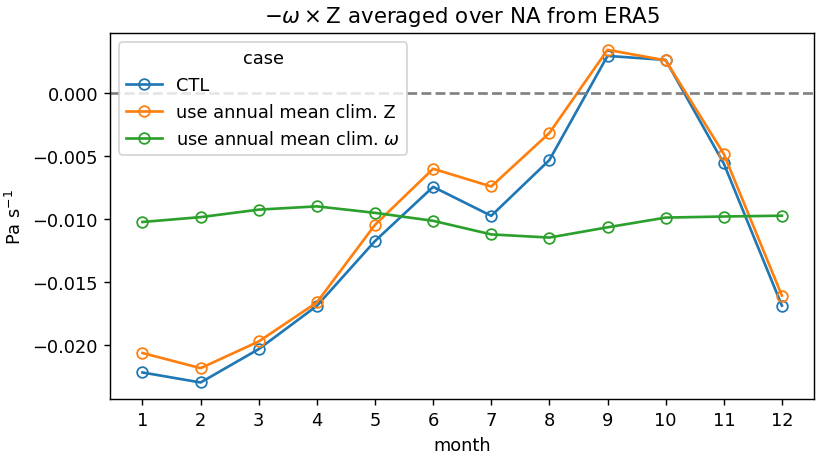

Write Python code to recreate this figure.
#!/usr/bin/env python
# Wenchang Yang (wenchang@princeton.edu)
# Wed Apr 22 11:04:47 EDT 2020
if __name__ == '__main__':
    from misc.timer import Timer
    tt = Timer(f'start {__file__}')
import sys, os.path, os, datetime
import xarray as xr, numpy as np, pandas as pd
import matplotlib.pyplot as plt
#more imports
maindir = '/tigress/wenchang/analysis/seedTC'
if maindir not in sys.path:
    sys.path.append(maindir)
#
if __name__ == '__main__':
    tt.check('end import')

#start from here
dfile = __file__.replace('.py', '.nc')
if os.path.exists(dfile):
    da = xr.open_dataarray(dfile)
    print('[loaded]:', dfile)
else:
    from ERA5.data_omega500Z import da
    da.to_dataset(name='seedindex').to_netcdf(dfile)
    print('[saved]:', dfile)

    
if __name__ == '__main__':
    from wyconfig import *
    years_clim = slice('1980', '2018')

    plt.figure()
    #figname = __file__.replace('.py', f'_{today_s}.png')
    da_ = da.sel(case=['ctl', 'aclimZ', 'aclimOmega']) \
        .assign_coords(case=['CTL', 'use annual mean clim. Z', 'use annual mean clim. $\omega$'])
    da_.sel(time=years_clim).groupby('time.month').mean('time').plot(hue='case', marker='o', fillstyle='none')
    plt.axhline(0, color='gray', ls='--')
    plt.xticks(range(1,13))
    plt.ylabel(r'Pa s$^{-1}$')
    plt.title(r'$-\omega\times$Z averaged over NA from ERA5')
    
    figname = __file__.replace('.py', '.png')
    if len(sys.argv) > 1 and sys.argv[1] == 'savefig':
        wysavefig(figname)

    tt.check('done')
    plt.show()
